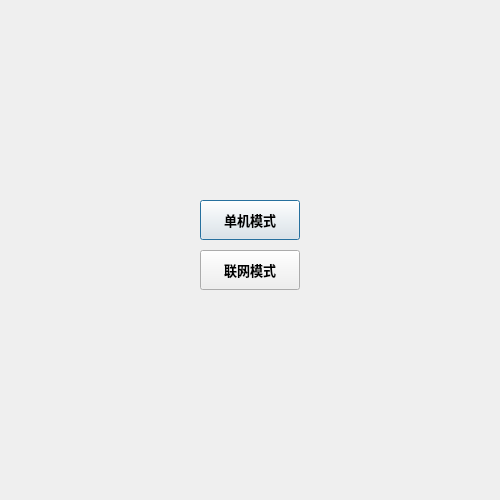
<?xml version="1.0" encoding="UTF-8"?>
<ui version="4.0">
 <class>HeadWidget</class>
 <widget class="QDialog" name="HeadWidget">
  <property name="geometry">
   <rect>
    <x>0</x>
    <y>0</y>
    <width>500</width>
    <height>500</height>
   </rect>
  </property>
  <property name="windowTitle">
   <string>Dialog</string>
  </property>
  <property name="styleSheet">
   <string notr="true"/>
  </property>
  <widget class="QPushButton" name="pushButton">
   <property name="geometry">
    <rect>
     <x>200</x>
     <y>200</y>
     <width>100</width>
     <height>40</height>
    </rect>
   </property>
   <property name="font">
    <font>
     <pointsize>10</pointsize>
     <italic>false</italic>
     <bold>true</bold>
    </font>
   </property>
   <property name="text">
    <string>单机模式</string>
   </property>
  </widget>
  <widget class="QPushButton" name="pushButton_2">
   <property name="geometry">
    <rect>
     <x>200</x>
     <y>250</y>
     <width>100</width>
     <height>40</height>
    </rect>
   </property>
   <property name="font">
    <font>
     <pointsize>10</pointsize>
     <italic>false</italic>
     <bold>true</bold>
    </font>
   </property>
   <property name="text">
    <string>联网模式</string>
   </property>
  </widget>
 </widget>
 <resources/>
 <connections>
  <connection>
   <sender>pushButton</sender>
   <signal>clicked()</signal>
   <receiver>HeadWidget</receiver>
   <slot>accept()</slot>
   <hints>
    <hint type="sourcelabel">
     <x>59</x>
     <y>24</y>
    </hint>
    <hint type="destinationlabel">
     <x>572</x>
     <y>357</y>
    </hint>
   </hints>
  </connection>
  <connection>
   <sender>pushButton_2</sender>
   <signal>clicked()</signal>
   <receiver>HeadWidget</receiver>
   <slot>reject()</slot>
   <hints>
    <hint type="sourcelabel">
     <x>249</x>
     <y>269</y>
    </hint>
    <hint type="destinationlabel">
     <x>249</x>
     <y>249</y>
    </hint>
   </hints>
  </connection>
 </connections>
</ui>
